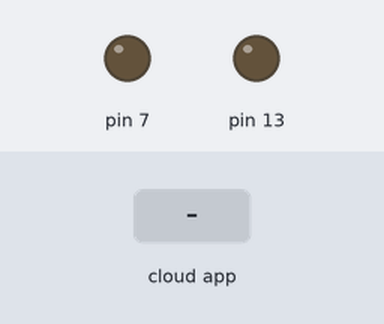
The sketch below on a simulated Arduino Uno, built with avr-gcc and run on an emulated ATmega328P. Shown: output pins drawn as LEDs (lit = HIGH). The inputs (shaded band) are chosen by the test bench. The ROS host is connected and sends only what is stated.

Above: at 1.8 s.
1.9 s: the phone or cloud app sets led_chat to -100
At 3.5 s:
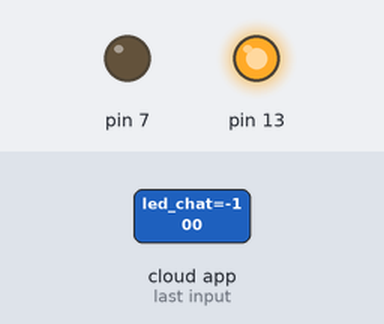
Timing chart, 0 to 5.0 s (numbered marks = the images above; inputs shaded):
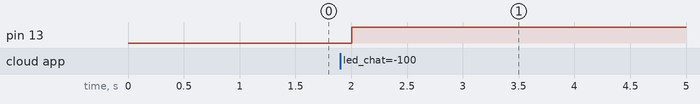

Measured:
- after the input at 1.9 s, pin 13: LOW → HIGH after 0.10 s

The sketch:

XbeeSaysHelloWorld.ino
```cpp
/*
 * rosserial Publisher Example
 * Prints "hello world!"
 */

#include <ros.h>
#include <std_msgs/String.h>
#include <std_msgs/Float64.h>

ros::NodeHandle  nh;

std_msgs::String str_msg;
//std_msgs::String led_msg;
//std_msgs::String led_dig;

float led_dig;

int led_control = 0;

void messageCb( const std_msgs::Float64&msg){
  led_dig = msg.data;
  led_control = led_dig;
  digitalWrite(13, HIGH);
  if(led_control== 123.0){
    digitalWrite(7, HIGH);
  }
  else{
    digitalWrite(7, LOW);
  }
}

ros::Publisher chatter("chatter", &str_msg);
//ros::Publisher led_chat("led_chat", &led_msg);

char hello[13] = "hello world!";
//char led[5] = "123";

ros::Subscriber<std_msgs::Float64>sub("led_chat",&messageCb);

void setup()
{
  pinMode(7, OUTPUT);
  pinMode(13, OUTPUT);
  nh.getHardware()->setBaud(9600);
  nh.initNode();
  nh.advertise(chatter);
  nh.subscribe(sub);
}

void loop()
{
  str_msg.data = hello;
//  led_msg.data = led;
  chatter.publish( &str_msg );
//  led_chat.publish( &led_msg);
  nh.spinOnce();
  delay(1000);
}
```
